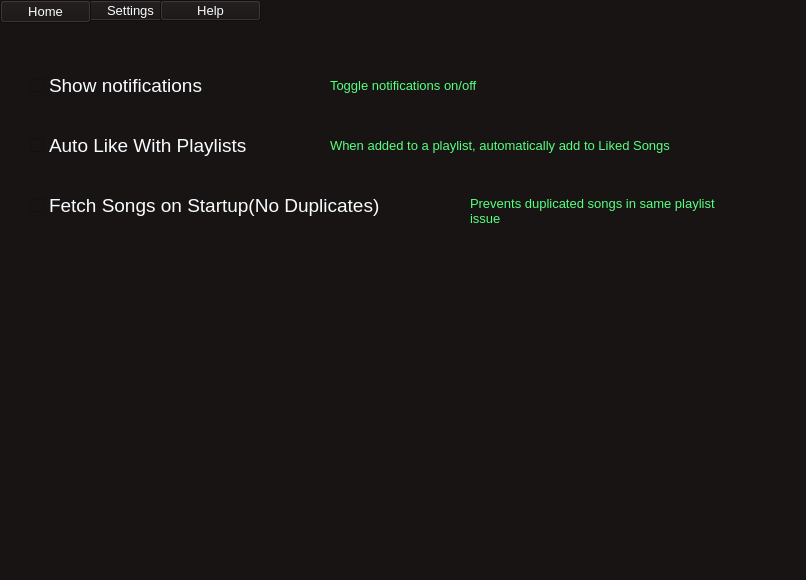
<?xml version="1.0" encoding="UTF-8"?>
<ui version="4.0">
 <class>MainWindow2</class>
 <widget class="QMainWindow" name="MainWindow2">
  <property name="geometry">
   <rect>
    <x>0</x>
    <y>0</y>
    <width>806</width>
    <height>580</height>
   </rect>
  </property>
  <property name="minimumSize">
   <size>
    <width>719</width>
    <height>351</height>
   </size>
  </property>
  <property name="windowTitle">
   <string>SpotiLike - Settings</string>
  </property>
  <property name="styleSheet">
   <string notr="true">color: rgb(249, 252, 255);
background-color: rgb(25, 20, 20);</string>
  </property>
  <widget class="QWidget" name="centralwidget">
   <widget class="QCheckBox" name="fetch_songs">
    <property name="geometry">
     <rect>
      <x>30</x>
      <y>190</y>
      <width>431</width>
      <height>31</height>
     </rect>
    </property>
    <property name="font">
     <font>
      <pointsize>14</pointsize>
     </font>
    </property>
    <property name="styleSheet">
     <string notr="true"/>
    </property>
    <property name="text">
     <string>Fetch Songs on Startup(No Duplicates)</string>
    </property>
    <property name="iconSize">
     <size>
      <width>200</width>
      <height>300</height>
     </size>
    </property>
    <property name="shortcut">
     <string/>
    </property>
    <property name="checked">
     <bool>false</bool>
    </property>
    <property name="tristate">
     <bool>false</bool>
    </property>
   </widget>
   <widget class="QCheckBox" name="show_notif">
    <property name="geometry">
     <rect>
      <x>30</x>
      <y>70</y>
      <width>261</width>
      <height>31</height>
     </rect>
    </property>
    <property name="font">
     <font>
      <pointsize>14</pointsize>
     </font>
    </property>
    <property name="styleSheet">
     <string notr="true"/>
    </property>
    <property name="text">
     <string>Show notifications</string>
    </property>
    <property name="iconSize">
     <size>
      <width>200</width>
      <height>300</height>
     </size>
    </property>
    <property name="shortcut">
     <string/>
    </property>
    <property name="checked">
     <bool>false</bool>
    </property>
    <property name="tristate">
     <bool>false</bool>
    </property>
   </widget>
   <widget class="QCheckBox" name="auto_like">
    <property name="geometry">
     <rect>
      <x>30</x>
      <y>130</y>
      <width>261</width>
      <height>31</height>
     </rect>
    </property>
    <property name="font">
     <font>
      <pointsize>14</pointsize>
     </font>
    </property>
    <property name="styleSheet">
     <string notr="true"/>
    </property>
    <property name="text">
     <string>Auto Like With Playlists</string>
    </property>
    <property name="iconSize">
     <size>
      <width>200</width>
      <height>300</height>
     </size>
    </property>
    <property name="shortcut">
     <string/>
    </property>
    <property name="checked">
     <bool>false</bool>
    </property>
    <property name="tristate">
     <bool>false</bool>
    </property>
   </widget>
   <widget class="QPushButton" name="settings_2">
    <property name="geometry">
     <rect>
      <x>80</x>
      <y>0</y>
      <width>101</width>
      <height>21</height>
     </rect>
    </property>
    <property name="font">
     <font>
      <pointsize>10</pointsize>
     </font>
    </property>
    <property name="styleSheet">
     <string notr="true">QPushButton::hover
{
background-color : lightgreen;
}</string>
    </property>
    <property name="text">
     <string>Settings</string>
    </property>
   </widget>
   <widget class="QPushButton" name="home">
    <property name="geometry">
     <rect>
      <x>0</x>
      <y>0</y>
      <width>91</width>
      <height>23</height>
     </rect>
    </property>
    <property name="font">
     <font>
      <pointsize>10</pointsize>
     </font>
    </property>
    <property name="styleSheet">
     <string notr="true">QPushButton::hover
{
background-color : lightgreen;
}</string>
    </property>
    <property name="text">
     <string>Home</string>
    </property>
   </widget>
   <widget class="QPushButton" name="help">
    <property name="geometry">
     <rect>
      <x>160</x>
      <y>0</y>
      <width>101</width>
      <height>21</height>
     </rect>
    </property>
    <property name="font">
     <font>
      <pointsize>10</pointsize>
     </font>
    </property>
    <property name="styleSheet">
     <string notr="true">QPushButton::hover
{
background-color : lightgreen;
}</string>
    </property>
    <property name="text">
     <string>Help</string>
    </property>
   </widget>
   <widget class="QLabel" name="label">
    <property name="geometry">
     <rect>
      <x>330</x>
      <y>70</y>
      <width>241</width>
      <height>31</height>
     </rect>
    </property>
    <property name="font">
     <font>
      <pointsize>10</pointsize>
     </font>
    </property>
    <property name="styleSheet">
     <string notr="true">color: rgb(85, 255, 127)</string>
    </property>
    <property name="text">
     <string>Toggle notifications on/off</string>
    </property>
   </widget>
   <widget class="QLabel" name="label_2">
    <property name="geometry">
     <rect>
      <x>330</x>
      <y>130</y>
      <width>461</width>
      <height>31</height>
     </rect>
    </property>
    <property name="font">
     <font>
      <pointsize>10</pointsize>
     </font>
    </property>
    <property name="styleSheet">
     <string notr="true">color: rgb(85, 255, 127)</string>
    </property>
    <property name="text">
     <string>When added to a playlist, automatically add to Liked Songs</string>
    </property>
   </widget>
   <widget class="QLabel" name="label_3">
    <property name="geometry">
     <rect>
      <x>470</x>
      <y>190</y>
      <width>271</width>
      <height>41</height>
     </rect>
    </property>
    <property name="font">
     <font>
      <pointsize>10</pointsize>
     </font>
    </property>
    <property name="styleSheet">
     <string notr="true">color: rgb(85, 255, 127)</string>
    </property>
    <property name="text">
     <string>Prevents duplicated songs in same playlist issue</string>
    </property>
    <property name="scaledContents">
     <bool>false</bool>
    </property>
    <property name="wordWrap">
     <bool>true</bool>
    </property>
   </widget>
  </widget>
  <widget class="QStatusBar" name="statusbar"/>
 </widget>
 <resources/>
 <connections/>
</ui>
